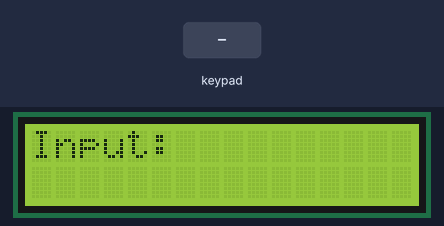
Bench run of a sketch on a simulated Arduino Uno, built with avr-gcc and run on an emulated ATmega328P. Parts: 16×2 character LCD. The inputs (shaded band) are chosen by the test bench.

Above: at 1.2 s.
1.3 s: keypad keys 1 2 1 1 1 0 9 * pressed 0.4 s apart
At 5.5 s:
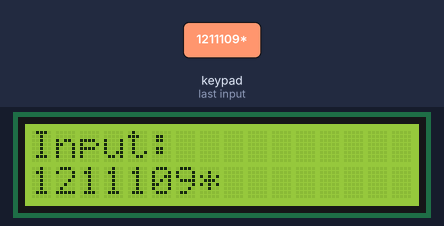
6.0 s: key 'A' pressed
At 7.1 s:
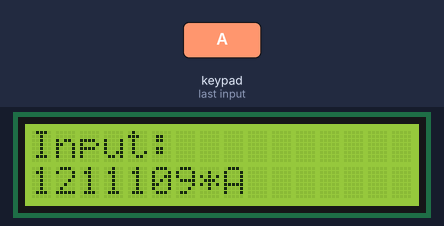
7.5 s: key 'B' pressed
At 8.2 s:
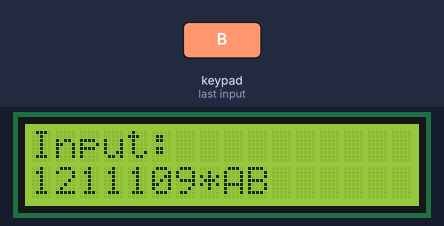
9.0 s: keypad keys 8 7 6 5 * pressed 0.4 s apart
At 11.8 s:
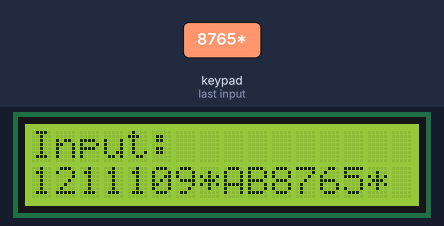
12.5 s: key 'C' pressed
At 13.3 s:
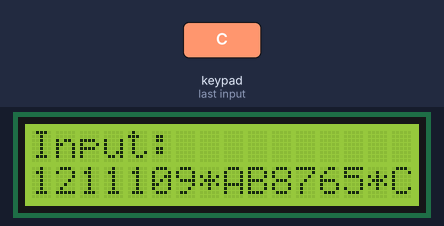
14.0 s: key '#' pressed
At 14.8 s:
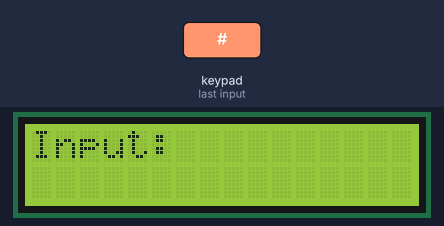
Timing chart, 0 to 16.5 s (numbered marks = the images above; inputs shaded):
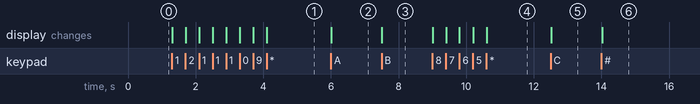

Measured:
- after the input at 1.3 s, the display: first changes at once (image 1 shows a later state)
- after the input at 6.0 s, the display: changes at once (image 2)
- after the input at 7.5 s, the display: changes at once (image 3)
- after the input at 9.0 s, the display: first changes at once (image 4 shows a later state)
- after the input at 12.5 s, the display: changes at once (image 5)
- after the input at 14.0 s, the display: changes at once (image 6)

The sketch:

T4_Keypad.ino
```cpp
#include <LiquidCrystal_I2C.h>
#include <Keypad.h>

LiquidCrystal_I2C lcd(0x27, 16, 2);

const byte ROWS = 4;
const byte COLS = 4;

char hexaKeys[ROWS][COLS] = {
  {'1', '2', '3', 'A'},
  {'4', '5', '6', 'B'},
  {'7', '8', '9', 'C'},
  {'*', '0', '#', 'D'}
};

byte rowPins[ROWS] = {12, 11, 10, 9};
byte colPins[COLS] = {8, 7, 6, 5};

Keypad customKeypad = Keypad(makeKeymap(hexaKeys), rowPins, colPins, ROWS, COLS);

void resetScreen() {
  lcd.clear();
  lcd.setCursor(0, 0);
  lcd.print("Input: ");
  lcd.setCursor(0, 1); // นำเคอร์เซอร์ลงมารอรับตัวอักษรที่บรรทัดที่ 2
}

void setup() {
  lcd.init();
  lcd.backlight();
  resetScreen();
}

void loop() {
  char customKey = customKeypad.getKey();

  if (customKey) {
    if (customKey == '#') {
      resetScreen(); // ถ้ากด # ให้ล้างหน้าจอและตั้งตำแหน่งใหม่
    } else {
      lcd.print(customKey); // ปุ่มอื่น ๆ พิมพ์ลงจอตามปกติ
    }
  }
}
```
